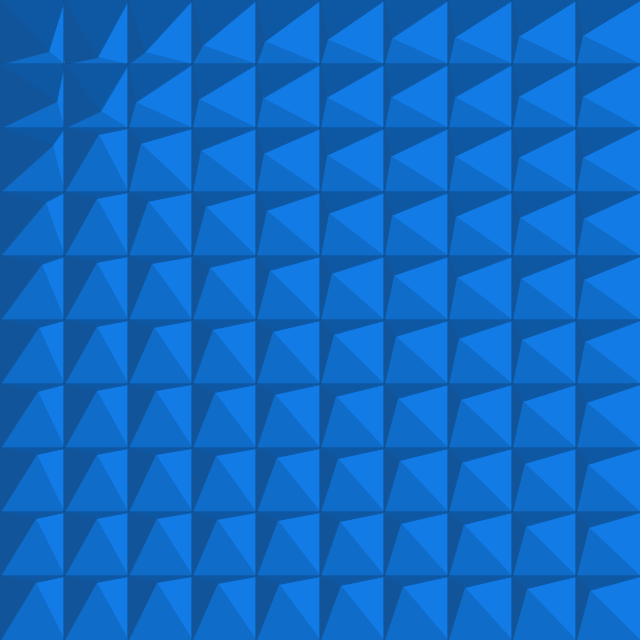
Frame 1 (no input)
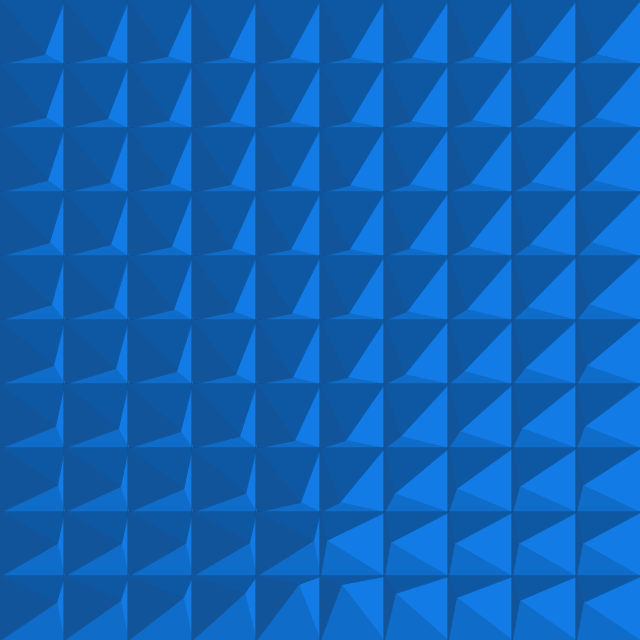
Frame 60 (the mouse pressed at the canvas centre just before this capture)
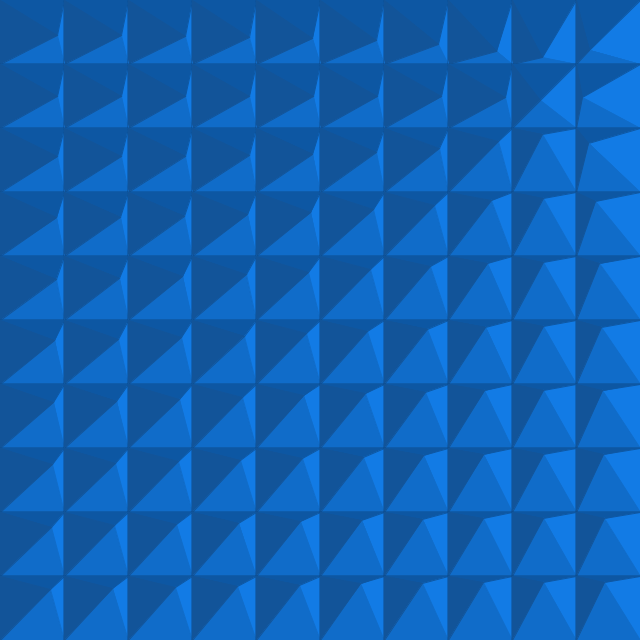
Frame 120 (the mouse held since frame 60 and released just before this capture)

The Processing sketch that drew these frames (run headless with seeded random() and noise(); from frame 60 on, the mouse is pressed at the canvas centre):

// Processing sketch: moving_pyramids
// ── moving_pyramids.pde
GridItem[][] grid_items;

int loopFollowAfterFrames = (40 * 4);
float followX, followY;
float followBorder = 100;

void setup() {
	size(640, 640);
	
	grid_items = new GridItem[10][10];
	
	for(int y = 0; y < 10; y++) {
		for(int x = 0; x < 10; x++) {
			grid_items[ y ][ x ] = new GridItem(x, y);
		}
	}
}

void draw() {
	background(color(255, 255, 255));
	
	updateFollowPosition();
	
	for(int y = 0; y < 10; y++) {
		for(int x = 0; x < 10; x++) {
			grid_items[ y ][ x ].update();
			grid_items[ y ][ x ].draw();
		}
	}
	
	if(frameCount == 50) { save("preview.png"); }
}


void updateFollowPosition() {
	float frameProgress = float((frameCount % loopFollowAfterFrames));
	float quarterProgress = (float(loopFollowAfterFrames) * 0.25);
	float realProgress = (frameProgress / quarterProgress);
	
	float widthWithoutFollowBorders = (float(width) - (followBorder * 2));
	float heightWithoutFollowBorders = (float(height) - (followBorder * 2));
	
	if(realProgress < 1) {
		followX = followBorder;
		followY = (followBorder + (heightWithoutFollowBorders * realProgress));
	} else if(realProgress < 2) {
		followX = (followBorder + (widthWithoutFollowBorders * (realProgress - 1)));
		followY = (followBorder + heightWithoutFollowBorders);
	} else if(realProgress < 3) {
		followX = (followBorder + widthWithoutFollowBorders);
		followY = (followBorder + (heightWithoutFollowBorders * (1 - (realProgress - 2))));
	} else if(realProgress <= 4) {
		followX = (followBorder + (widthWithoutFollowBorders * (1 - (realProgress - 3))));
		followY = followBorder;
	}
}
// ── GridItem.pde
class GridItem {
	PVector location;
	PVector velocity;
	PVector acceleration;
	
	float x;
	float y;
	float box_size = 64.0;
	
	GridItem(float x_, float y_) {
		x = x_;
		y = y_;
		
		location = new PVector(
			random(2, (box_size - 2)),
			random(2, (box_size - 2))
		);
		velocity = new PVector(0, 0);
		acceleration = PVector.random2D();
		acceleration.mult(0.3);
	}
	
	
	void update() {
		//updateBasic();
		updateMouseFollow();
	}
	
	void updateBasic() {
		// movement
		velocity.add(acceleration);
		velocity.limit(1);
		
		location.add(velocity);
		
		float scale_x = norm(location.x, 0, box_size);
		float scale_y = norm(location.y, 0, box_size);
		
		if((scale_x <= 0) || (scale_x >= 1)) {
			velocity.x *= -1;
			acceleration.x *= -1;
		}
		
		if((scale_y <= 0) || (scale_y >= 1)) {
			velocity.y *= -1;
			acceleration.y *= -1;
		}
	}
	
	void updateMouseFollow() {
		float center_worldX = ((box_size * x) + (box_size * 0.5));
		float center_worldY = ((box_size * y) + (box_size * 0.5));
		
		float max_radius = (box_size * 0.4);
		float center_distance = dist(
			center_worldX,
			center_worldY,
			followX,
			followY
		);
		float real_radius = min(center_distance, max_radius);
		
		float angle = atan2((followY - center_worldY), (followX - center_worldX));
		
		location.x = ((box_size * 0.5) + (cos(angle) * real_radius));
		location.y = ((box_size * 0.5) + (sin(angle) * real_radius));
	}
	
	void draw() {
		color light = color(18,123,229);
		color lightish = color(16, 108, 201);
		color dark = color(13, 87, 163);
		color darker = color(18, 84, 153);
		color border = color(11, 76, 142);
		
		pushMatrix();
		
		translate(
			(x * 64),
			(y * 64)
		);
		
		pushStyle();
		fill(border);
		strokeWeight(2);
		stroke(border);
		rect(0, 0, 64, 64);
		popStyle();
		
		int borderSize = 1;
		
		
		// right
		pushStyle();
		beginShape();
		
		if(borderSize > 0) {
			stroke(light);
			strokeWeight(borderSize);
		} else {
			noStroke();
		}
		
		fill(light);
		
		vertex(box_size, 0);
		vertex(box_size, box_size);
		vertex(location.x, location.y);
		
		endShape(CLOSE);
		popStyle();
		
		// top
		pushStyle();
		beginShape();
		
		if(borderSize > 0) {
			stroke(dark);
			strokeWeight(borderSize);
		} else {
			noStroke();
		}
		
		fill(dark);
		
		vertex(0, 0);
		vertex(box_size, 0);
		vertex(location.x, location.y);
		
		endShape(CLOSE);
		popStyle();
		
		// bottom
		pushStyle();
		beginShape();
		
		if(borderSize > 0) {
			stroke(lightish);
			strokeWeight(borderSize);
		} else {
			noStroke();
		}
		
		fill(lightish);
		
		vertex(0, box_size);
		vertex(box_size, box_size);
		vertex(location.x, location.y);
		
		endShape(CLOSE);
		popStyle();
		
		
		// left
		pushStyle();
		beginShape();
		
		if(borderSize > 0) {
			stroke(darker);
			strokeWeight(borderSize);
		} else {
			noStroke();
		}
		
		fill(darker);
		
		vertex(0, 0);
		vertex(0, box_size);
		vertex(location.x, location.y);
		
		endShape(CLOSE);
		popStyle();
		
		popMatrix();
	}
}
